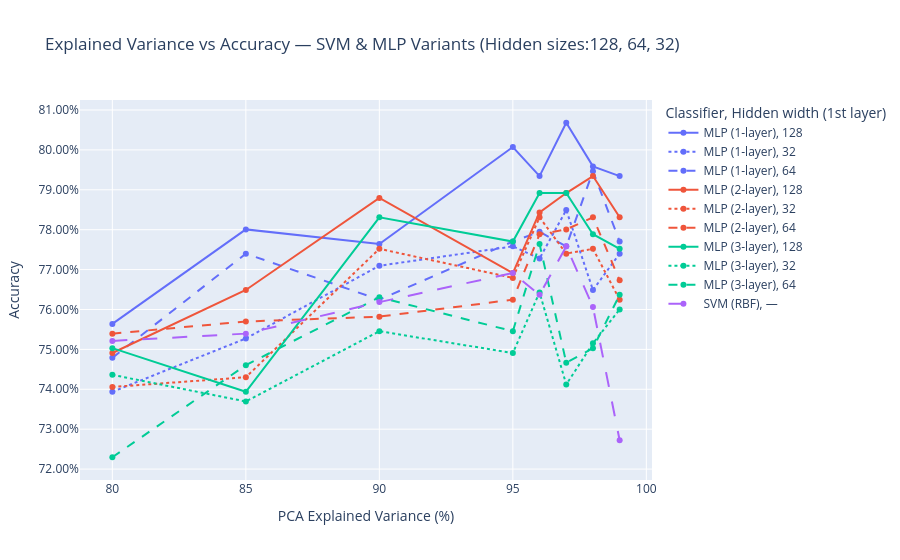

Notebook code for this chart:
### Markdown cell above
**Comparing performance on different combinations of extracted features and type of classification model used we need to create more pca objects**

### Code cell
# === PCA EV sweep with fixed nb_hidden {128,64,32} + loops.train/test + Plotly ===
torch.manual_seed(42)
np.random.seed(42)
import numpy as np
import pandas as pd
from sklearn.model_selection import train_test_split
from sklearn.preprocessing import StandardScaler
from sklearn.metrics import accuracy_score
from sklearn.svm import SVC
import torch
from torch.utils.data import DataLoader, Subset
import plotly.express as px
from IPython.display import display
import os

explained_variances = [0.80, 0.85, 0.90, 0.95, 0.96, 0.97, 0.98, 0.99]
hidden_grid = [128, 64, 32]        #fixed hidden sizes
batch_size = 90
epochs = 20
model_dir = "./final_model_paths"
os.makedirs(model_dir, exist_ok=True)

y_all = P2_df_Y.squeeze().astype(int).values
idx_all = np.arange(len(y_all))
train_idx, test_idx = train_test_split(idx_all, test_size=0.2, random_state=42, stratify=y_all)

results = []

device_str = "cuda" if torch.cuda.is_available() else ("mps" if torch.backends.mps.is_available() else "cpu")

def get_input_dim(X: np.ndarray) -> int:
    # Scalar feature count even if features are not strictly 2D
    return int(np.prod(X.shape[1:]))

for ev in explained_variances:
    #PCA features via your Extract_Features
    P2_PCA = Extract_Features(P2_df_X, P2_df_Y, feature="pca", explained_variance=ev)

    # Torch datasets for loops
    full_ds = P2_PCA
    train_ds = Subset(full_ds, train_idx.tolist())
    test_ds  = Subset(full_ds,  test_idx.tolist())

    train_loader = DataLoader(train_ds, batch_size=batch_size, shuffle=True,  drop_last=False)
    test_loader  = DataLoader(test_ds,  batch_size=batch_size, shuffle=False, drop_last=False)

    # Numpy arrays for SVM + meta
    X = P2_PCA.get_samples()
    y = P2_PCA.get_labels().squeeze().astype(int)
    X_train, X_test = X[train_idx], X[test_idx]
    y_train, y_test = y[train_idx], y[test_idx]

    input_dim = get_input_dim(X_train)
    num_classes = int(np.unique(y_all).size)

    #SVM baseline (no hidden layers)
    scaler = StandardScaler()
    X_train_s = scaler.fit_transform(X_train)
    X_test_s  = scaler.transform(X_test)

    svm = SVC(kernel="rbf", C=100, gamma="scale", random_state=42)
    svm.fit(X_train_s, y_train)
    svm_acc = accuracy_score(y_test, svm.predict(X_test_s))
    results.append({
        "explained_variance": int(ev * 100),
        "model": "SVM (RBF)",
        "nb_hidden": "—",
        "accuracy": svm_acc,
        "input_dim": input_dim,
        "hidden_layers": "—"
    })

    #MLP variants over fixed hidden sizes
    for h in hidden_grid:
        common_kwargs = {
            "nb_hidden": int(h),
            "input_dim": int(input_dim),
            "output_dim": int(num_classes),
            "dropout_rate": 0.2
        }

        mlp_runs = [
            ("MLP",         "MLP (1-layer)", "mlp1", [h]),
            ("MLP_2_layer", "MLP (2-layer)", "mlp2", [h, h // 2]),
            ("MLP_3_layer", "MLP (3-layer)", "mlp3", [h, h // 2, h // 4]),
        ]

        for ctor_name, pretty, tag, hidden_list in mlp_runs:
            model_ctor = globals().get(ctor_name, getattr(classify, ctor_name))
            model = model_ctor(**common_kwargs)

            model_path = os.path.join(model_dir, f"{tag}_ev{int(ev*100)}_h{h}_P2.pth")

            # Train 
            loops.train(
                model=model,
                model_path=model_path,
                train_loader=train_loader,
                val=False,
                val_loader=None,
                batch_size=batch_size,
                lr=1e-3,
                weight_decay=0,
                optim="adam",
                epochs=epochs,
            )

            # Test and get accuracy directly
            acc = loops.test(
                model=model,
                model_path=model_path,
                test_loader=test_loader,
                report=False,   # set True to see confusion matrix / report
                score=True,
                device=device_str
            )

            results.append({
                "explained_variance": int(ev * 100),
                "model": pretty,
                "nb_hidden": str(h),
                "accuracy": acc,
                "input_dim": input_dim,
                "hidden_layers": f"H={hidden_list}"
            })

df_res = pd.DataFrame(results).sort_values(["explained_variance", "model", "nb_hidden"]).reset_index(drop=True)

#color = model, line-dash = nb_hidden (so you can see how hidden width impacts each model)
fig = px.line(
    df_res,
    x="explained_variance",
    y="accuracy",
    color="model",
    line_dash="nb_hidden",
    markers=True,
    title="Explained Variance vs Accuracy — SVM & MLP Variants (Hidden sizes:128, 64, 32)",
    labels={
        "explained_variance": "PCA Explained Variance (%)",
        "accuracy": "Accuracy",
        "model": "Classifier",
        "nb_hidden": "Hidden width (1st layer)",
    },
    hover_data={"input_dim": True, "hidden_layers": True, "accuracy": ":.4f"}
)
fig.update_layout(hovermode="x unified", yaxis_tickformat=".2%", xaxis=dict(automargin=True),
        yaxis=dict(automargin=True))
fig.show()

display(df_res)

### Figure 1 — Plotly figure (JSON) as saved in the notebook; plotly's stock layout.template omitted (floating-point values rounded to 4 significant figures)
{"data": [{"customdata": [[99, "H=[128]"], [124, "H=[128]"], [161, "H=[128]"], [241, "H=[128]"], [272, "H=[128]"], [318, "H=[128]"], [396, "H=[128]"], [561, "H=[128]"]], "hovertemplate": "Classifier=MLP (1-layer)<br>Hidden width (1st layer)=128<br>PCA Explained Variance (%)=%{x}<br>Accuracy=%{y:.4f}<br>input_dim=%{customdata[0]}<br>hidden_layers=%{customdata[1]}<extra></extra>", "legendgroup": "MLP (1-layer), 128", "line": {"color": "#636efa", "dash": "solid"}, "marker": {"symbol": "circle"}, "mode": "lines+markers", "name": "MLP (1-layer), 128", "orientation": "v", "showlegend": true, "type": "scatter", "x": [80, 85, 90, 95, 96, 97, 98, 99], "xaxis": "x", "y": [0.7564, 0.7801, 0.7764, 0.8007, 0.7934, 0.8068, 0.7959, 0.7934], "yaxis": "y"}, {"customdata": [[99, "H=[32]"], [124, "H=[32]"], [161, "H=[32]"], [241, "H=[32]"], [272, "H=[32]"], [318, "H=[32]"], [396, "H=[32]"], [561, "H=[32]"]], "hovertemplate": "Classifier=MLP (1-layer)<br>Hidden width (1st layer)=32<br>PCA Explained Variance (%)=%{x}<br>Accuracy=%{y:.4f}<br>input_dim=%{customdata[0]}<br>hidden_layers=%{customdata[1]}<extra></extra>", "legendgroup": "MLP (1-layer), 32", "line": {"color": "#636efa", "dash": "dot"}, "marker": {"symbol": "circle"}, "mode": "lines+markers", "name": "MLP (1-layer), 32", "orientation": "v", "showlegend": true, "type": "scatter", "x": [80, 85, 90, 95, 96, 97, 98, 99], "xaxis": "x", "y": [0.7394, 0.7527, 0.771, 0.7758, 0.7728, 0.7849, 0.7649, 0.774], "yaxis": "y"}, {"customdata": [[99, "H=[64]"], [124, "H=[64]"], [161, "H=[64]"], [241, "H=[64]"], [272, "H=[64]"], [318, "H=[64]"], [396, "H=[64]"], [561, "H=[64]"]], "hovertemplate": "Classifier=MLP (1-layer)<br>Hidden width (1st layer)=64<br>PCA Explained Variance (%)=%{x}<br>Accuracy=%{y:.4f}<br>input_dim=%{customdata[0]}<br>hidden_layers=%{customdata[1]}<extra></extra>", "legendgroup": "MLP (1-layer), 64", "line": {"color": "#636efa", "dash": "dash"}, "marker": {"symbol": "circle"}, "mode": "lines+markers", "name": "MLP (1-layer), 64", "orientation": "v", "showlegend": true, "type": "scatter", "x": [80, 85, 90, 95, 96, 97, 98, 99], "xaxis": "x", "y": [0.7479, 0.774, 0.7625, 0.777, 0.7795, 0.7758, 0.7947, 0.777], "yaxis": "y"}, {"customdata": [[99, "H=[128, 64]"], [124, "H=[128, 64]"], [161, "H=[128, 64]"], [241, "H=[128, 64]"], [272, "H=[128, 64]"], [318, "H=[128, 64]"], [396, "H=[128, 64]"], [561, "H=[128, 64]"]], "hovertemplate": "Classifier=MLP (2-layer)<br>Hidden width (1st layer)=128<br>PCA Explained Variance (%)=%{x}<br>Accuracy=%{y:.4f}<br>input_dim=%{customdata[0]}<br>hidden_layers=%{customdata[1]}<extra></extra>", "legendgroup": "MLP (2-layer), 128", "line": {"color": "#EF553B", "dash": "solid"}, "marker": {"symbol": "circle"}, "mode": "lines+markers", "name": "MLP (2-layer), 128", "orientation": "v", "showlegend": true, "type": "scatter", "x": [80, 85, 90, 95, 96, 97, 98, 99], "xaxis": "x", "y": [0.7491, 0.7649, 0.788, 0.7691, 0.7843, 0.7892, 0.7934, 0.7831], "yaxis": "y"}, {"customdata": [[99, "H=[32, 16]"], [124, "H=[32, 16]"], [161, "H=[32, 16]"], [241, "H=[32, 16]"], [272, "H=[32, 16]"], [318, "H=[32, 16]"], [396, "H=[32, 16]"], [561, "H=[32, 16]"]], "hovertemplate": "Classifier=MLP (2-layer)<br>Hidden width (1st layer)=32<br>PCA Explained Variance (%)=%{x}<br>Accuracy=%{y:.4f}<br>input_dim=%{customdata[0]}<br>hidden_layers=%{customdata[1]}<extra></extra>", "legendgroup": "MLP (2-layer), 32", "line": {"color": "#EF553B", "dash": "dot"}, "marker": {"symbol": "circle"}, "mode": "lines+markers", "name": "MLP (2-layer), 32", "orientation": "v", "showlegend": true, "type": "scatter", "x": [80, 85, 90, 95, 96, 97, 98, 99], "xaxis": "x", "y": [0.7406, 0.743, 0.7752, 0.7679, 0.7831, 0.774, 0.7752, 0.7625], "yaxis": "y"}, {"customdata": [[99, "H=[64, 32]"], [124, "H=[64, 32]"], [161, "H=[64, 32]"], [241, "H=[64, 32]"], [272, "H=[64, 32]"], [318, "H=[64, 32]"], [396, "H=[64, 32]"], [561, "H=[64, 32]"]], "hovertemplate": "Classifier=MLP (2-layer)<br>Hidden width (1st layer)=64<br>PCA Explained Variance (%)=%{x}<br>Accuracy=%{y:.4f}<br>input_dim=%{customdata[0]}<br>hidden_layers=%{customdata[1]}<extra></extra>", "legendgroup": "MLP (2-layer), 64", "line": {"color": "#EF553B", "dash": "dash"}, "marker": {"symbol": "circle"}, "mode": "lines+markers", "name": "MLP (2-layer), 64", "orientation": "v", "showlegend": true, "type": "scatter", "x": [80, 85, 90, 95, 96, 97, 98, 99], "xaxis": "x", "y": [0.7539, 0.757, 0.7582, 0.7625, 0.7789, 0.7801, 0.7831, 0.7673], "yaxis": "y"}, {"customdata": [[99, "H=[128, 64, 32]"], [124, "H=[128, 64, 32]"], [161, "H=[128, 64, 32]"], [241, "H=[128, 64, 32]"], [272, "H=[128, 64, 32]"], [318, "H=[128, 64, 32]"], [396, "H=[128, 64, 32]"], [561, "H=[128, 64, 32]"]], "hovertemplate": "Classifier=MLP (3-layer)<br>Hidden width (1st layer)=128<br>PCA Explained Variance (%)=%{x}<br>Accuracy=%{y:.4f}<br>input_dim=%{customdata[0]}<br>hidden_layers=%{customdata[1]}<extra></extra>", "legendgroup": "MLP (3-layer), 128", "line": {"color": "#00cc96", "dash": "solid"}, "marker": {"symbol": "circle"}, "mode": "lines+markers", "name": "MLP (3-layer), 128", "orientation": "v", "showlegend": true, "type": "scatter", "x": [80, 85, 90, 95, 96, 97, 98, 99], "xaxis": "x", "y": [0.7503, 0.7394, 0.7831, 0.777, 0.7892, 0.7892, 0.7789, 0.7752], "yaxis": "y"}, {"customdata": [[99, "H=[32, 16, 8]"], [124, "H=[32, 16, 8]"], [161, "H=[32, 16, 8]"], [241, "H=[32, 16, 8]"], [272, "H=[32, 16, 8]"], [318, "H=[32, 16, 8]"], [396, "H=[32, 16, 8]"], [561, "H=[32, 16, 8]"]], "hovertemplate": "Classifier=MLP (3-layer)<br>Hidden width (1st layer)=32<br>PCA Explained Variance (%)=%{x}<br>Accuracy=%{y:.4f}<br>input_dim=%{customdata[0]}<br>hidden_layers=%{customdata[1]}<extra></extra>", "legendgroup": "MLP (3-layer), 32", "line": {"color": "#00cc96", "dash": "dot"}, "marker": {"symbol": "circle"}, "mode": "lines+markers", "name": "MLP (3-layer), 32", "orientation": "v", "showlegend": true, "type": "scatter", "x": [80, 85, 90, 95, 96, 97, 98, 99], "xaxis": "x", "y": [0.7436, 0.7369, 0.7546, 0.7491, 0.7643, 0.7412, 0.7515, 0.76], "yaxis": "y"}, {"customdata": [[99, "H=[64, 32, 16]"], [124, "H=[64, 32, 16]"], [161, "H=[64, 32, 16]"], [241, "H=[64, 32, 16]"], [272, "H=[64, 32, 16]"], [318, "H=[64, 32, 16]"], [396, "H=[64, 32, 16]"], [561, "H=[64, 32, 16]"]], "hovertemplate": "Classifier=MLP (3-layer)<br>Hidden width (1st layer)=64<br>PCA Explained Variance (%)=%{x}<br>Accuracy=%{y:.4f}<br>input_dim=%{customdata[0]}<br>hidden_layers=%{customdata[1]}<extra></extra>", "legendgroup": "MLP (3-layer), 64", "line": {"color": "#00cc96", "dash": "dash"}, "marker": {"symbol": "circle"}, "mode": "lines+markers", "name": "MLP (3-layer), 64", "orientation": "v", "showlegend": true, "type": "scatter", "x": [80, 85, 90, 95, 96, 97, 98, 99], "xaxis": "x", "y": [0.723, 0.7461, 0.7631, 0.7546, 0.7764, 0.7467, 0.7503, 0.7637], "yaxis": "y"}, {"customdata": [[99, "—"], [124, "—"], [161, "—"], [241, "—"], [272, "—"], [318, "—"], [396, "—"], [561, "—"]], "hovertemplate": "Classifier=SVM (RBF)<br>Hidden width (1st layer)=—<br>PCA Explained Variance (%)=%{x}<br>Accuracy=%{y:.4f}<br>input_dim=%{customdata[0]}<br>hidden_layers=%{customdata[1]}<extra></extra>", "legendgroup": "SVM (RBF), —", "line": {"color": "#ab63fa", "dash": "longdash"}, "marker": {"symbol": "circle"}, "mode": "lines+markers", "name": "SVM (RBF), —", "orientation": "v", "showlegend": true, "type": "scatter", "x": [80, 85, 90, 95, 96, 97, 98, 99], "xaxis": "x", "y": [0.7521, 0.7539, 0.7618, 0.7691, 0.7637, 0.7758, 0.7606, 0.7272], "yaxis": "y"}], "layout": {"hovermode": "x unified", "legend": {"title": {"text": "Classifier, Hidden width (1st layer)"}, "tracegroupgap": 0}, "title": {"text": "Explained Variance vs Accuracy — SVM & MLP Variants (Hidden sizes:128, 64, 32)"}, "xaxis": {"anchor": "y", "automargin": true, "domain": [0, 1], "title": {"text": "PCA Explained Variance (%)"}}, "yaxis": {"anchor": "x", "automargin": true, "domain": [0, 1], "tickformat": ".2%", "title": {"text": "Accuracy"}}}}
